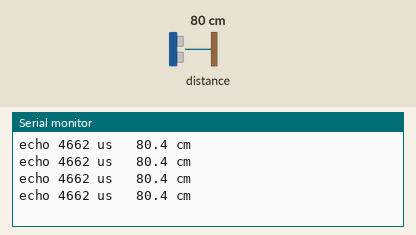
Recording of a sketch running on a simulated ESP8266 (NodeMCU). On the bench: the last lines printed to the serial monitor. Wiring (inferred from the names in the program): ultrasonic range finder: trigger D2; echo D3. The inputs (shaded band) are chosen by the test bench; at power-on: distance to the obstacle 80 cm. The echo pulse lasts 58.3 µs per cm.

Above: at 1.3 s.
1.4 s: distance to the obstacle set to 2 cm
At 1.83 s:
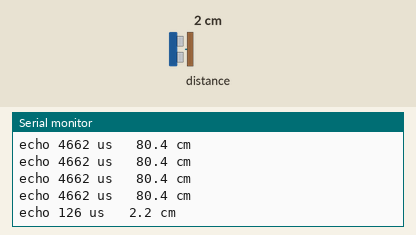
2.9 s: distance to the obstacle set to 4 cm
At 3.04 s:
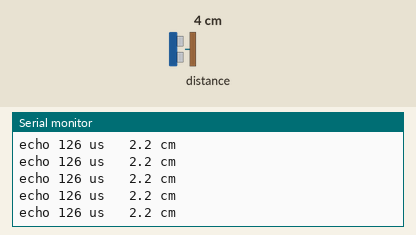
Timing chart, 0 to 5.9 s (numbered marks = the images above; inputs shaded):
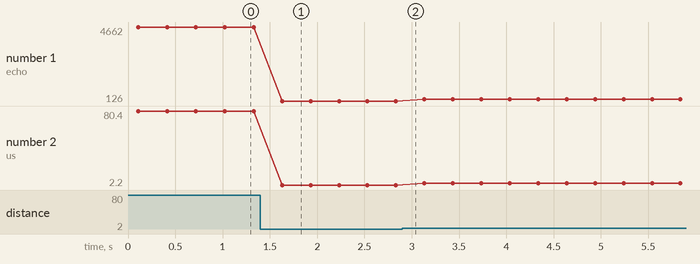

Measured:
- after the input at 1.4 s, the serial monitor: prints a new line after 0.23 s (image 1)
- plotted number 1: 4662 → 126 after the input at 1.4 s, 126 → 238 after the input at 2.9 s
- plotted number 2: 80.4 → 2.2 after the input at 1.4 s, 2.2 → 4.1 after the input at 2.9 s

The sketch:

00e_echo_probe.ino
```cpp
/*
 * M0e - Live distance readout.  Arduino Nano ESP32.
 *
 * WHY THIS SKETCH EXISTS: the earlier tests used pulseIn() with a 30 ms
 * timeout and reported "0 real, 12 timeout" - which read like a dead module.
 * It was not.  When an HC-SR04 receives no echo it holds ECHO HIGH for a long
 * "nothing there" period (tens of ms, and well over 60 ms on some clones)
 * before dropping it.  A 30 ms timeout expires mid-pulse, so pulseIn() returns
 * 0 - indistinguishable from silence.
 *
 * The raw probe showed ECHO rising a steady 468 us after every trigger, which
 * is the module working correctly and saying "no target in range".
 *
 * So: watch long enough to see the whole pulse, and treat an over-long pulse
 * as NO TARGET rather than as a failure.
 *
 * Wiring:  TRIG -> D2,  ECHO -> D3 (via 220/330 divider),  VCC -> VBUS,
 *          GND -> the - rail (which must be jumpered to a board GND).
 */

#include <Arduino.h>

static const int TRIG_PIN = D2;
static const int ECHO_PIN = D3;

// Long enough to see a full "no target" pulse on a slow clone.
static const unsigned long WATCH_US = 250000UL;

// A real echo is >=2 cm (116 us).  Beyond ~430 cm the module is telling us
// nothing is there, not measuring something very far away.
static const unsigned long MIN_ECHO_US = 116UL;
static const unsigned long MAX_ECHO_US = 25000UL;

/* Returns the echo pulse width in us, 0 if it never rose. */
static unsigned long ping() {
  digitalWrite(TRIG_PIN, LOW);
  delayMicroseconds(5);
  digitalWrite(TRIG_PIN, HIGH);
  delayMicroseconds(10);
  digitalWrite(TRIG_PIN, LOW);

  unsigned long t0 = micros();
  while (digitalRead(ECHO_PIN) == LOW) {
    if (micros() - t0 > WATCH_US) return 0;          // never rose
  }
  unsigned long rise = micros();
  while (digitalRead(ECHO_PIN) == HIGH) {
    if (micros() - rise > WATCH_US) break;           // stuck high
  }
  return micros() - rise;
}

void setup() {
  Serial.begin(115200);
  unsigned long deadline = millis() + 5000;
  while (!Serial && millis() < deadline) delay(10);

  pinMode(TRIG_PIN, OUTPUT);
  pinMode(ECHO_PIN, INPUT);
  digitalWrite(TRIG_PIN, LOW);
  delay(100);

  Serial.println();
  Serial.println(F("##### M0e - live distance #####"));
  Serial.println(F("Hold a hand or a book 20-100 cm in front of the sensor."));
}

void loop() {
  unsigned long us = ping();

  Serial.print(F("echo "));
  Serial.print(us);
  Serial.print(F(" us   "));

  if (us == 0) {
    Serial.println(F("-- ECHO never rose (module not answering)"));
  } else if (us < MIN_ECHO_US) {
    Serial.println(F("-- too short to be real"));
  } else if (us > MAX_ECHO_US) {
    Serial.println(F("-- NO TARGET in range (module is working)"));
  } else {
    Serial.print(us / 58.0f, 1);
    Serial.println(F(" cm"));
  }
  delay(300);
}
```
